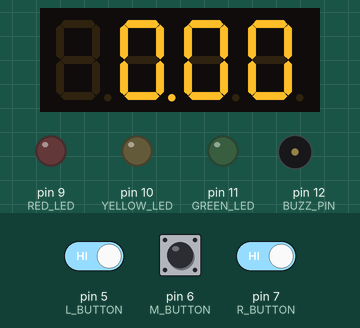
The sketch below on a simulated Arduino Uno, built with avr-gcc and run on an emulated ATmega328P. On the bench: 4-digit seven-segment display, output pins drawn as LEDs (lit = HIGH), buzzer (waves = sounding). The inputs (shaded band) are chosen by the test bench; at power-on: pin 5 (L_BUTTON) HIGH, pin 7 (R_BUTTON) HIGH, pin 6 (M_BUTTON) HIGH.

Above: at 1.2 s.
1.3 s: pin 5 (L_BUTTON) driven LOW and pin 7 (R_BUTTON) driven LOW
At 2.4 s:
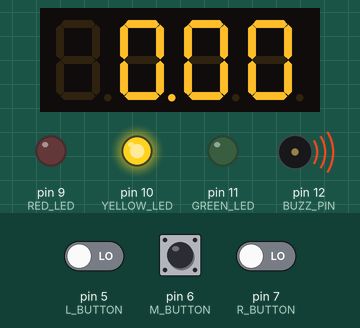
2.8 s: pin 5 (L_BUTTON) driven HIGH
At 4.0 s:
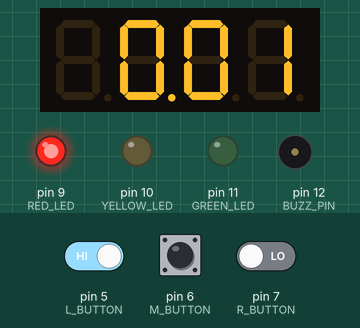
4.8 s: pin 6 (M_BUTTON) pulled LOW for 0.15 s
At 5.3 s:
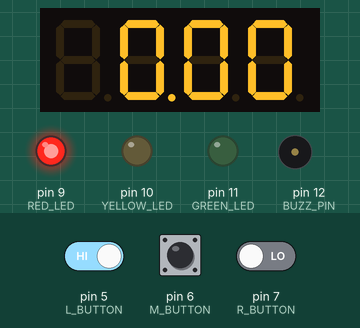
6.5 s: pin 5 (L_BUTTON) driven LOW
At 7.6 s:
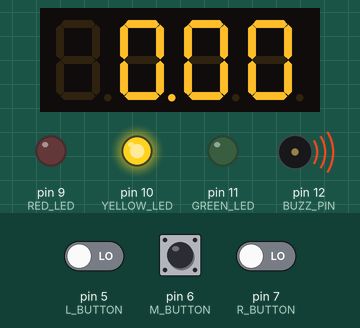
8.0 s: pin 7 (R_BUTTON) driven HIGH
At 8.3 s:
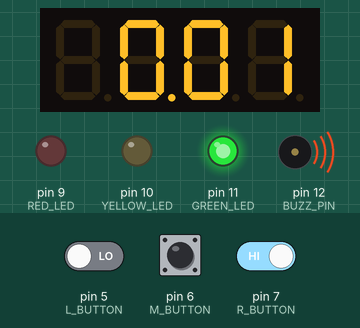
Timing chart, 0 to 11.0 s (numbered marks = the images above; inputs shaded):
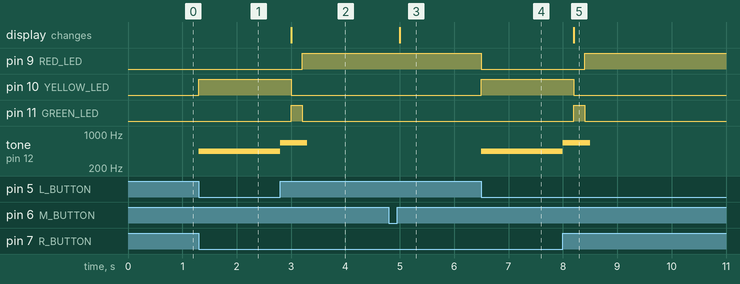

Measured:
- after the input at 1.3 s, pin 10 (YELLOW_LED): LOW → HIGH at once; tone on pin 12 (BUZZ_PIN): silent → 440 Hz at once
- after the input at 2.8 s, pin 9 (RED_LED): LOW → HIGH after 0.40 s; pin 10 (YELLOW_LED): HIGH → LOW after 0.20 s; pin 11 (GREEN_LED): LOW → HIGH after 0.20 s, → LOW 0.20 s later; tone on pin 12 (BUZZ_PIN): 440 Hz → 660 Hz at once, → silent 0.50 s later; the display: changes after 0.20 s (image 2)
- after the input at 4.8 s, the display: changes after 0.20 s (image 3)
- after the input at 6.5 s, pin 9 (RED_LED): HIGH → LOW at once; pin 10 (YELLOW_LED): LOW → HIGH at once; tone on pin 12 (BUZZ_PIN): silent → 440 Hz at once
- after the input at 8.0 s, pin 9 (RED_LED): LOW → HIGH after 0.40 s; pin 10 (YELLOW_LED): HIGH → LOW after 0.20 s; pin 11 (GREEN_LED): LOW → HIGH after 0.20 s, → LOW 0.20 s later; tone on pin 12 (BUZZ_PIN): 440 Hz → 660 Hz at once, → silent 0.50 s later; the display: changes after 0.20 s (image 5)

The sketch:

cube_timer_protoboard.ino
```cpp
/*
  RUBIKS CUBE TIMER 1.0
  This is a cube timer project using a 4-digit 7-segment display.
  It uses a 74HC595 shift register with the SevSegShift library.
  created May 2020 by arlo14
*/

#include "SevSegShift.h"

// SevSeg Display setup with a Shift Register
#define SHIFT_PIN_DS 2
#define SHIFT_PIN_STCP 3
#define SHIFT_PIN_SHCP 4

SevSegShift sevsegshift(SHIFT_PIN_DS,
                SHIFT_PIN_SHCP,
                SHIFT_PIN_STCP,
                1, // number of shift register
                true); // digits are directly connected to Arduino


const int RED_LED = 9, YELLOW_LED = 10, GREEN_LED = 11; // LED pins
const int BUZZ_PIN = 12; // Buzzer Pin

int L_BUTTON = 5, M_BUTTON = 6, R_BUTTON = 7; // BUTTON pins
int L_Val, M_Val, R_Val; // Button value tracker
int stopWatchState = 0; // 0 - stop, 1 - running, 2 - stop/reset

// STOPWATCH
static int decaMilliSeconds = 0; // refers to 10 miliiSeconds, I created the name
unsigned long timer = 0;

void setup() {
  byte numDigits = 4;
  byte digitPins[] = {A1, A2, A3, A4}; // SevSeg digit pins, LeftToRight
  byte segmentPins[] = {7, 0, 2, 4, 5, 6, 1, 3};
      // shift register pins (Q0 - Q7) to sevSeg A - H(DP) segments
  bool resistorsOnSegments = false; // resistors on digit pins
  byte hardwareConfig = COMMON_CATHODE;
  bool updateWithDelays = false;
  bool leadingZeros = false;
  bool disableDecPoint = false;

  sevsegshift.begin(hardwareConfig, numDigits, digitPins,
                segmentPins, resistorsOnSegments,
                updateWithDelays, leadingZeros, disableDecPoint);
  sevsegshift.setBrightness(90);

  for (int i = 9; i <=12; i++) {
    pinMode(i, OUTPUT); // set pins 9 to 12 as output
  }
  for (int i = 5; i <=7; i++) {
    pinMode(i, INPUT); // set pins 5 to 7 an input
  }
}

void loop() {
  readButtonVal(); // read button states

  if (stopWatchState == 0) {
    // STOP STATE
    if (L_Val == 0 && R_Val == 0) {
      // display a yellow or 'ready' LED while turning other LEDs off
      digitalWrite(RED_LED, LOW);
      digitalWrite(YELLOW_LED, HIGH);
      digitalWrite(GREEN_LED, LOW);
      tone(BUZZ_PIN, 440);
        // play an A4 note until buttons are released
      while (L_Val == 0 && R_Val == 0) {
        readButtonVal();
        // wait until buttons are released
      }
      // set-up stopwatch
      timer = millis();
      decaMilliSeconds = 0;
      tone(BUZZ_PIN, 660, 500); // play an E5 note for 500 mS
      stopWatchState = 1; // running state
      delay(200); // debounce delay
    }
    // show value when starting again
    sevsegshift.setNumber(decaMilliSeconds, 2);
    sevsegshift.refreshDisplay();
  }

  if (stopWatchState == 1) {
    startTimer();
    // display a green or 'go' LED while turning other LEDs off
    digitalWrite(RED_LED, LOW);
    digitalWrite(YELLOW_LED, LOW);
    digitalWrite(GREEN_LED, HIGH);

    readButtonVal();
    if (L_Val == 0 || R_Val == 0) {
      stopWatchState = 2; // stop state
      delay(200);
    }
  }

  if (stopWatchState == 2) {
    // display the value when the stopwatch is stopped
    sevsegshift.setNumber(decaMilliSeconds, 2);
    sevsegshift.refreshDisplay();
    readButtonVal();
    // display a red or 'stop' LED while turning other LEDs off
    digitalWrite(RED_LED, HIGH);
    digitalWrite(YELLOW_LED, LOW);
    digitalWrite(GREEN_LED, LOW);
    if (M_Val == 0) {
      // reset timer
      decaMilliSeconds = 0;
      stopWatchState = 0; // initial state (for starting again)
      delay(200);
    }
  }
  if (decaMilliSeconds == 3000 || decaMilliSeconds == 6000 || decaMilliSeconds == 9000) {
    // warning sound for 30, 60, and 90 seconds
    tone(BUZZ_PIN, 988, 1000); // play a B5 note for 1 second
  }
  if (decaMilliSeconds > 9700) {
    // timer is running out (limit is 100 seconds);
    tone(BUZZ_PIN, 1245, 750); // play a D#6 note until reset is pressed
  }
}

void startTimer() {
  if (millis() - timer >= 10) {
    timer += 10; // increase by 10 mS
    decaMilliSeconds++; // increment every 10 mS
    sevsegshift.setNumber(decaMilliSeconds, 2);
  }
  sevsegshift.refreshDisplay();
}

void readButtonVal() {
  // reads button states
  L_Val = digitalRead(L_BUTTON);
  M_Val = digitalRead(M_BUTTON);
  R_Val = digitalRead(R_BUTTON);
}
```
